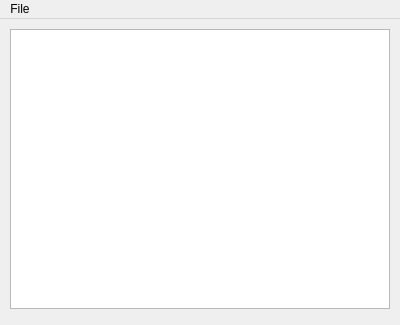
<?xml version="1.0" encoding="UTF-8"?>
<ui version="4.0">
 <class>MainWindow</class>
 <widget class="QMainWindow" name="MainWindow">
  <property name="geometry">
   <rect>
    <x>0</x>
    <y>0</y>
    <width>400</width>
    <height>325</height>
   </rect>
  </property>
  <property name="minimumSize">
   <size>
    <width>400</width>
    <height>325</height>
   </size>
  </property>
  <property name="maximumSize">
   <size>
    <width>400</width>
    <height>325</height>
   </size>
  </property>
  <property name="windowTitle">
   <string>Net Gazer</string>
  </property>
  <widget class="QWidget" name="centralwidget">
   <widget class="QListView" name="listView">
    <property name="geometry">
     <rect>
      <x>10</x>
      <y>10</y>
      <width>380</width>
      <height>280</height>
     </rect>
    </property>
    <property name="minimumSize">
     <size>
      <width>380</width>
      <height>280</height>
     </size>
    </property>
    <property name="maximumSize">
     <size>
      <width>380</width>
      <height>280</height>
     </size>
    </property>
   </widget>
  </widget>
  <widget class="QMenuBar" name="menubar">
   <property name="geometry">
    <rect>
     <x>0</x>
     <y>0</y>
     <width>400</width>
     <height>25</height>
    </rect>
   </property>
   <widget class="QMenu" name="menuFile">
    <property name="title">
     <string>File</string>
    </property>
    <addaction name="actionRefresh"/>
    <addaction name="actionQuit"/>
   </widget>
   <addaction name="menuFile"/>
  </widget>
  <action name="actionRefresh">
   <property name="text">
    <string>Refresh</string>
   </property>
  </action>
  <action name="actionQuit">
   <property name="text">
    <string>Quit</string>
   </property>
  </action>
 </widget>
 <resources/>
 <connections/>
</ui>
